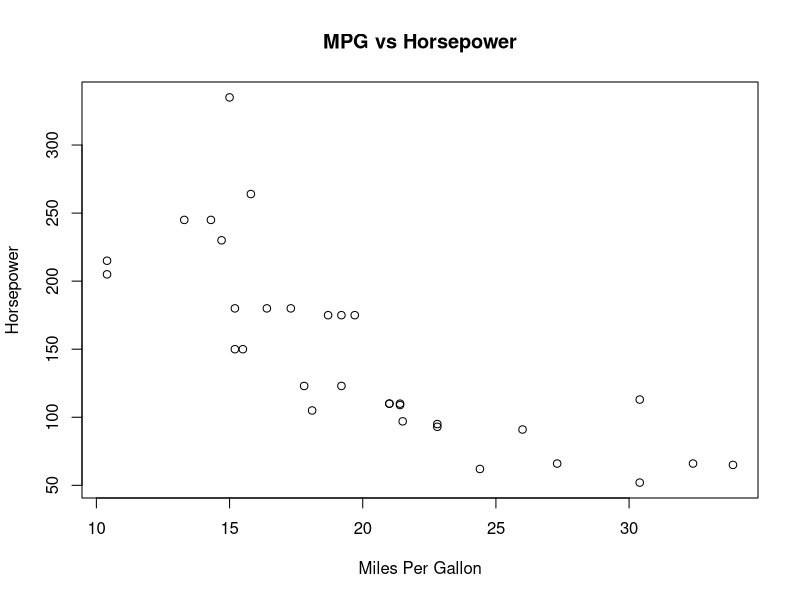

R code for this plot:
# Display the first few rows and check structure
data("mtcars")
head(mtcars)
str(mtcars)

# Apply generic function
print(summary(mtcars))   
plot(mtcars$mpg, mtcars$hp,
     main = "MPG vs Horsepower",
     xlab = "Miles Per Gallon",
     ylab = "Horsepower")

# Create a simple S3 object
s3_obj <- list(name = "Myself", age = 29, GPA = 3.5)
class(s3_obj) <- "student_s3"

# Define a custom print method for the S3 class
print.student_s3 <- function(obj) {
  print(paste("Student Name:", obj$name))
  print(paste("Age:", obj$age))
  print(paste("GPA:", obj$GPA))
}

print(s3_obj)
summary(s3_obj) # To show differences between S3 and S4

# Define an S4 class
setClass("student_s4",
         slots = c(name = "character", age = "numeric", GPA = "numeric"))

# Create an S4 object
s4_obj <- new("student_s4", name = "Myself", age = 29, GPA = 3.5)

# Define a generic print function if not already defined
setGeneric("print", function(x, ...) standardGeneric("print"))

# Define a method for the student_s4 class
setMethod("print", "student_s4", function(x) {
  print(paste("Student Name:", x@name))
  print(paste("Age:", x@age))
  print(paste("GPA:", x@GPA))
})

print(s4_obj)
summary(s4_obj) # To show differences between S3 and S4

